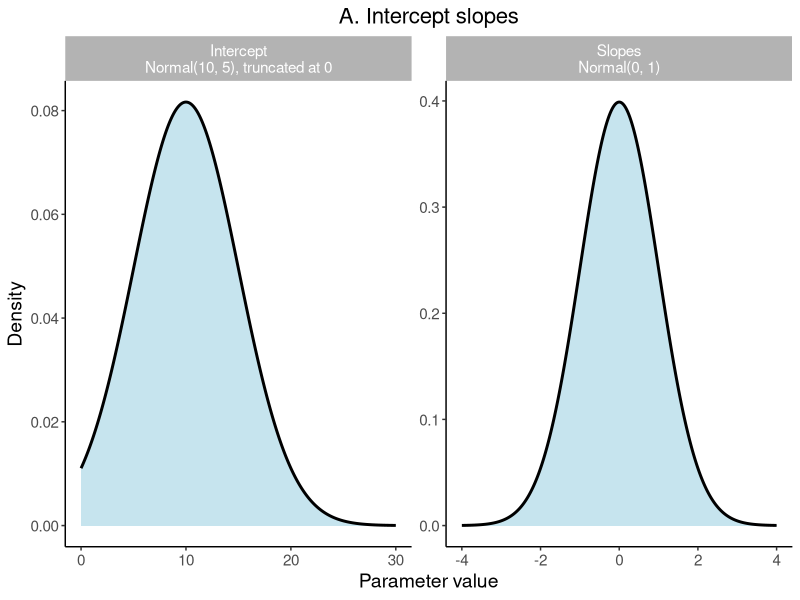
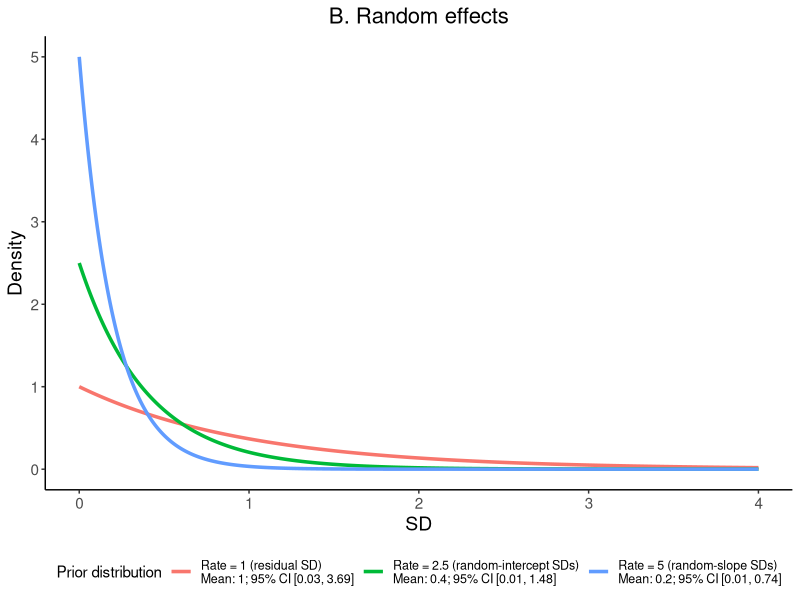
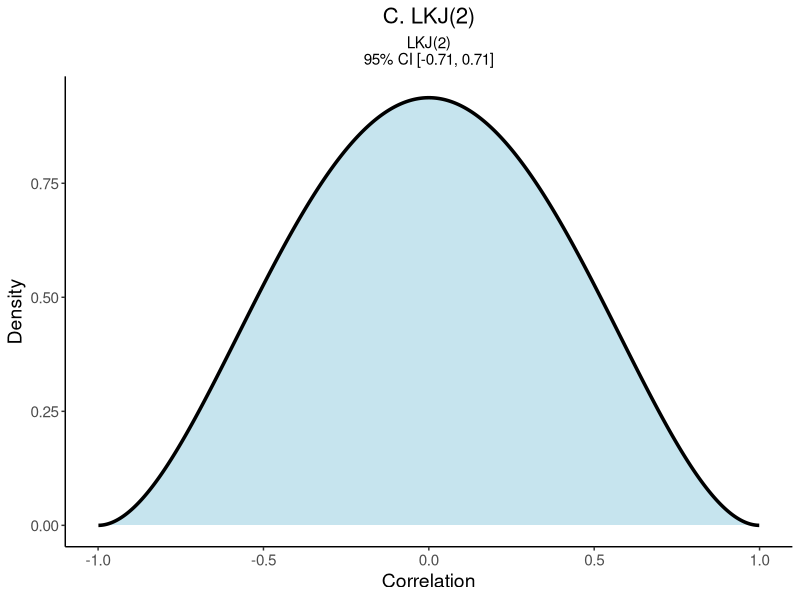
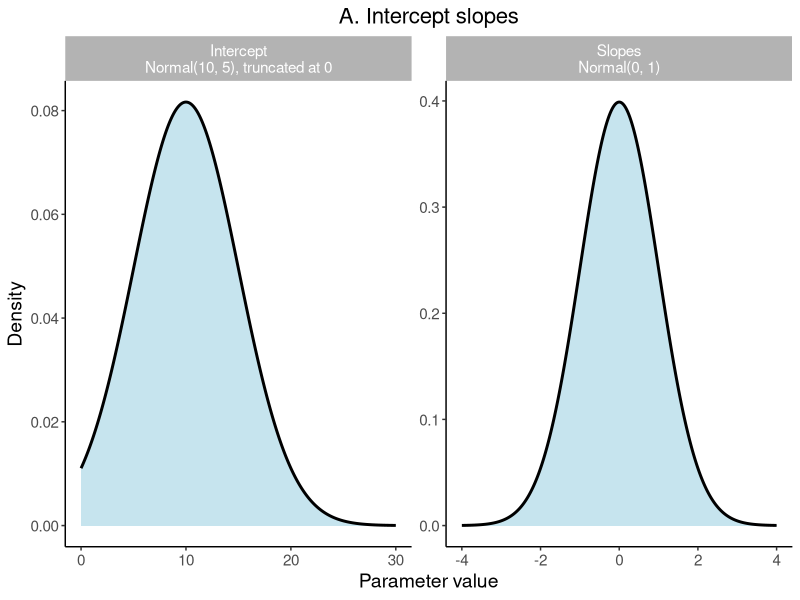
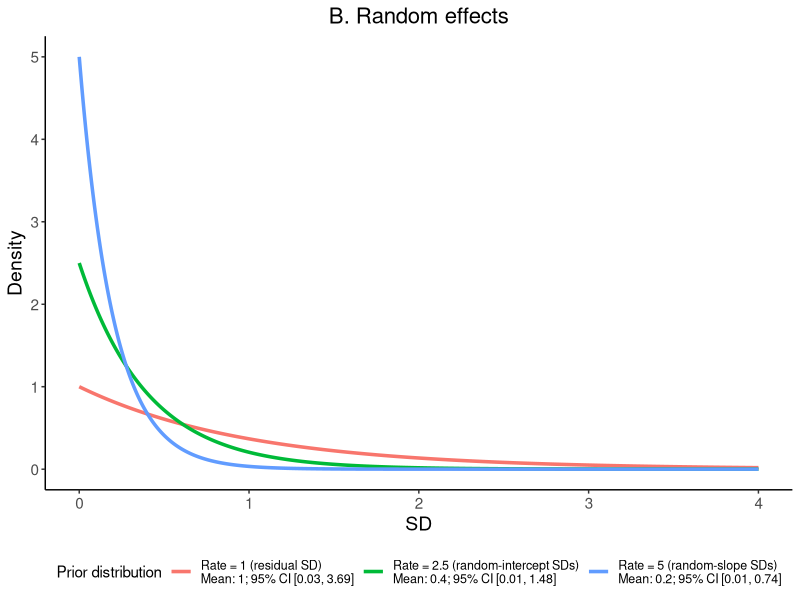
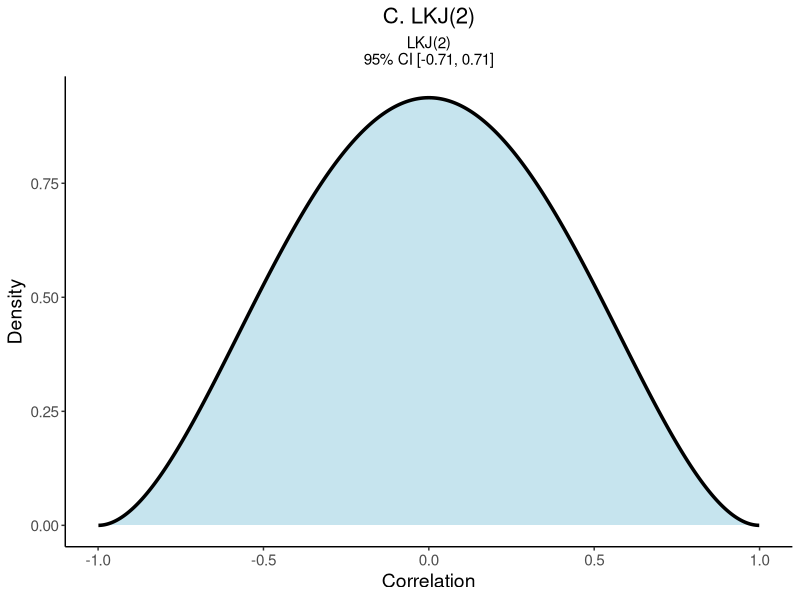

R code for these plots, in order:
library(ggplot2)
library(dplyr)

### Plot prior distributions for Experiment 1
### A. Intercept slopes
### B. Random effects
### C. LKJ(2)

setwd("C:/Users/Admin/Desktop/Dissertação/código/Bayesian_statistics_PiC/for the thesis")

output_file_A <- "prior_intercept_slopes_experiment_1_10M.png"
output_file_B <- "prior_random_effects_experiment_1_10M.png"
output_file_C <- "prior_lkj_experiment_1_10M.png"

### Helper functions

dtruncnorm_lower <- function(x, mean, sd, lower = 0) {
  dens <- dnorm(x, mean = mean, sd = sd)
  normalizing_constant <- 1 - pnorm(lower, mean = mean, sd = sd)
  ifelse(x >= lower, dens / normalizing_constant, 0)
}

exp_label <- function(rate, label) {
  mean_value <- 1 / rate
  ci_values <- qexp(c(0.025, 0.975), rate = rate)
  
  paste0(
    label,
    "\nMean: ", round(mean_value, 2),
    "; 95% CI [", round(ci_values[1], 2), ", ", round(ci_values[2], 2), "]"
  )
}

lkj_corr_marginal <- function(rho, eta, K) {
  shape <- eta - 1 + K / 2
  dbeta(
    (rho + 1) / 2,
    shape1 = shape,
    shape2 = shape
  ) / 2
}

lkj_ci <- function(eta, K) {
  shape <- eta - 1 + K / 2
  
  qbeta(
    c(0.025, 0.975),
    shape1 = shape,
    shape2 = shape
  ) * 2 - 1
}

### ------------------------------------------------------------
### A. Intercept slopes
### ------------------------------------------------------------

x_intercept <- seq(0, 30, length.out = 2000)
x_slopes <- seq(-4, 4, length.out = 2000)

intercept_slopes_data <- bind_rows(
  data.frame(
    parameter = "Intercept\nNormal(10, 5), truncated at 0",
    value = x_intercept,
    density = dtruncnorm_lower(
      x_intercept,
      mean = 10,
      sd = 5,
      lower = 0
    )
  ),
  data.frame(
    parameter = "Slopes\nNormal(0, 1)",
    value = x_slopes,
    density = dnorm(
      x_slopes,
      mean = 0,
      sd = 1
    )
  )
)

p_intercept_slopes <- ggplot(
  intercept_slopes_data,
  aes(x = value, y = density)
) +
  geom_area(fill = "lightblue", alpha = 0.7) +
  geom_line(linewidth = 1) +
  facet_wrap(
    ~ parameter,
    scales = "free",
    nrow = 1
  ) +
  labs(
    title = "A. Intercept slopes",
    x = "Parameter value",
    y = "Density"
  ) +
  theme_classic() +
  theme(
    text = element_text(size = 13),
    plot.title = element_text(size = 16, hjust = 0.5),
    strip.background = element_rect(
      fill = "grey70",
      colour = NA
    ),
    strip.text = element_text(
      size = 11,
      colour = "white"
    ),
    axis.title = element_text(size = 14),
    axis.text = element_text(size = 11)
  )

print(p_intercept_slopes)

ggsave(
  output_file_A,
  plot = p_intercept_slopes,
  width = 9,
  height = 4.5,
  dpi = 300
)

### ------------------------------------------------------------
### B. Random effects
### ------------------------------------------------------------

x_sd <- seq(0, 4, length.out = 2000)

random_effects_data <- bind_rows(
  data.frame(
    prior = exp_label(
      2.5,
      "Rate = 2.5 (random-intercept SDs)"
    ),
    value = x_sd,
    density = dexp(x_sd, rate = 2.5)
  ),
  data.frame(
    prior = exp_label(
      5,
      "Rate = 5 (random-slope SDs)"
    ),
    value = x_sd,
    density = dexp(x_sd, rate = 5)
  ),
  data.frame(
    prior = exp_label(
      1,
      "Rate = 1 (residual SD)"
    ),
    value = x_sd,
    density = dexp(x_sd, rate = 1)
  )
)

p_random_effects <- ggplot(
  random_effects_data,
  aes(
    x = value,
    y = density,
    colour = prior
  )
) +
  geom_line(linewidth = 1.2) +
  labs(
    title = "B. Random effects",
    x = "SD",
    y = "Density",
    colour = "Prior distribution"
  ) +
  theme_classic() +
  theme(
    text = element_text(size = 13),
    plot.title = element_text(size = 16, hjust = 0.5),
    axis.title = element_text(size = 14),
    axis.text = element_text(size = 11),
    legend.title = element_text(size = 11),
    legend.text = element_text(size = 9),
    legend.position = "bottom"
  )

print(p_random_effects)

ggsave(
  output_file_B,
  plot = p_random_effects,
  width = 9,
  height = 5,
  dpi = 300
)

### ------------------------------------------------------------
### C. LKJ(2)
### ------------------------------------------------------------

K <- 4
eta <- 2
rho <- seq(-0.999, 0.999, length.out = 2000)

ci_lkj <- lkj_ci(
  eta = eta,
  K = K
)

lkj_data <- data.frame(
  prior = paste0(
    "LKJ(2)",
    "\n95% CI [",
    round(ci_lkj[1], 2),
    ", ",
    round(ci_lkj[2], 2),
    "]"
  ),
  correlation = rho,
  density = lkj_corr_marginal(
    rho,
    eta = eta,
    K = K
  )
)

p_lkj <- ggplot(
  lkj_data,
  aes(
    x = correlation,
    y = density
  )
) +
  geom_area(fill = "lightblue", alpha = 0.7) +
  geom_line(linewidth = 1.2) +
  labs(
    title = "C. LKJ(2)",
    subtitle = unique(lkj_data$prior),
    x = "Correlation",
    y = "Density"
  ) +
  theme_classic() +
  theme(
    text = element_text(size = 13),
    plot.title = element_text(
      size = 16,
      hjust = 0.5
    ),
    plot.subtitle = element_text(
      size = 11,
      hjust = 0.5
    ),
    axis.title = element_text(size = 14),
    axis.text = element_text(size = 11)
  )

print(p_lkj)

ggsave(
  output_file_C,
  plot = p_lkj,
  width = 9,
  height = 5,
  dpi = 300
)
